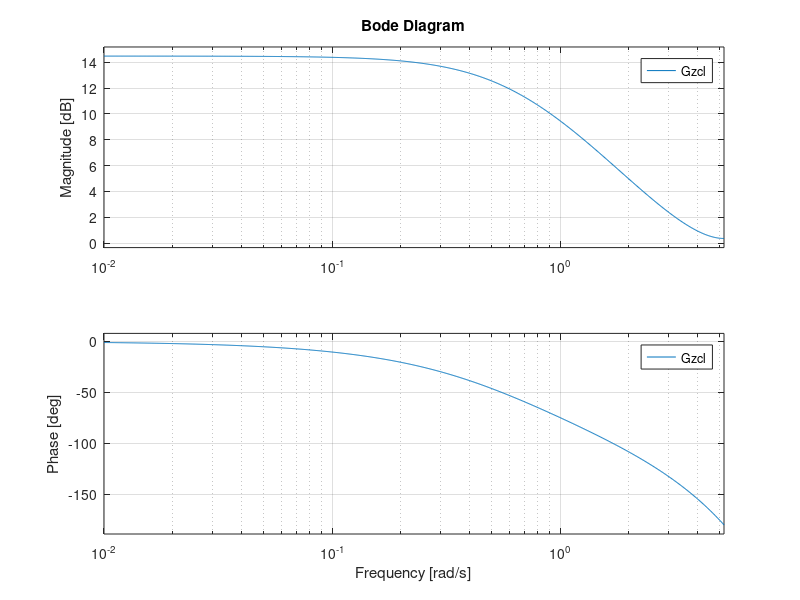
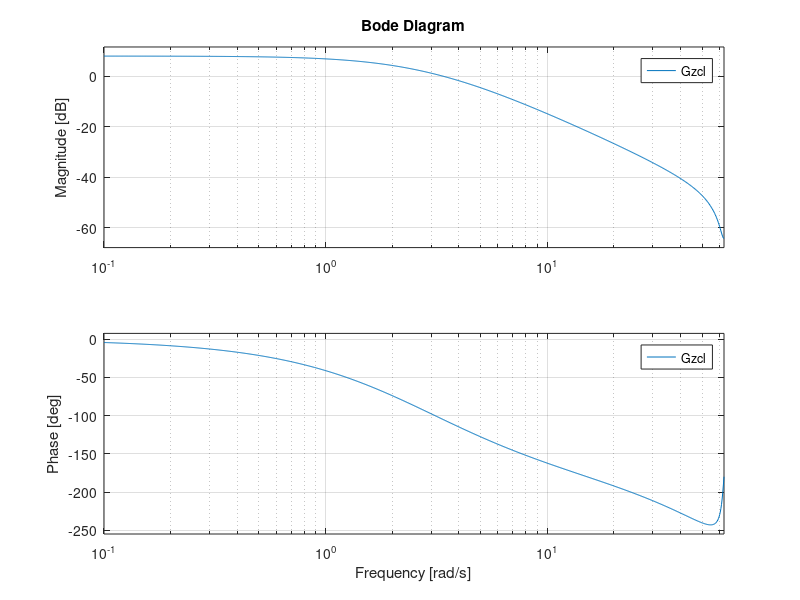
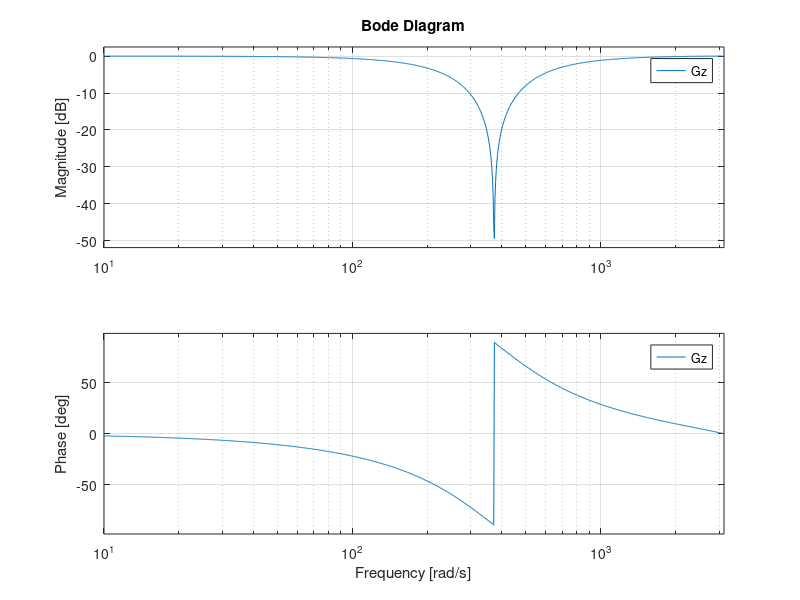

Write MATLAB code to recreate these figures, in order. (Note: this script raises an error after producing the figures.)
clear; close all; clc;

%% Problem 2
Ts = 0.6;
K = 1;
K = 1.68;
%K = 10;
Gs = tf(2, [1 0.5])

Gz = c2d(Gs, Ts)
Gzcl = feedback(K*Gz, 0.04)
%rlocus(Gz)
figure(1);
hold on;
bode(Gzcl)
hold off;

%% problem 3
Ts = 0.05;
Gs = tf(20, [1 6 0])
Gz = c2d(Gs, Ts)
Gzcl = feedback(Gz, 0.4)
figure(2);
hold on;
bode(Gzcl)

hold off;

%% problem 4
figure(3);
Ts = 0.001;
delta = 1/sqrt(2);
wo = 2*pi*60;
hold on;
Gs = tf([1 0 wo^2],[1 2*delta*wo wo^2])
bode(Gs)
Gz = c2d(Gs, Ts, 'tustin')
bode(Gz)
opt = c2dOptions('method', 'tustin', 'PrewarpFrequency', 377)
Gz = c2d(Gs, Ts, opt)
bode(Gz)
Gz = c2d(Gs, Ts, 'matched')
bode(Gz)

Gzdiff = tf([0.682 -1.194 0.597], [1 -1.512 0.597]);
bode(Gzdiff)




hold off;